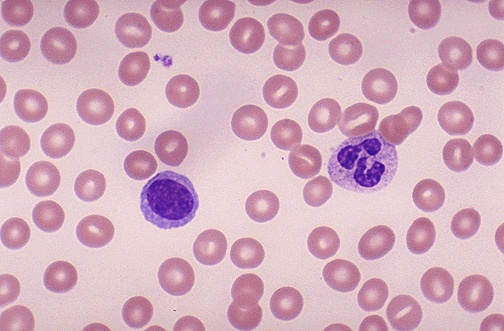
%> input picture Data/normal-lymphocyte-and-neutrophil.jpg, 504 x 331 px
$ octave Analysing_SMEAR_Images.m   (GNU Octave 9; MATLAB toolbox functions it lacks are replaced by stand-ins)
%> lines starting %> are read from the running program, lines starting %| are printed output that depends on the picture
### CountCircles.m
function [CircleCenter, CircleRad] = CountCircles(Image, RadMin, RadMax)
    [accum, CircleCenter, CircleRad] = CircularHough_Grd(Image,[RadMin,RadMax]);
    circ_h = viscircles(CircleCenter,CircleRad,'EdgeColor','b');
    title(['Number of detected cells: ' num2str(max(size(CircleCenter)))])
end

### Analysing_SMEAR_Images.m
%% Analysing SMEAR Images
% Description:
% Analysing and extracting information out of SMEAR Images.

clc
clear all
close all hidden
%% Loading and showing data
% Loading data with |uigetfile| function. Loading is done depending on
% file index.

cd .\Data
[Filename,~,FilterIndex] = uigetfile({'*.mat';'*.jpg';'*.bmp'},'Select File');
%> the answer given: normal-lymphocyte-and-neutrophil.jpg
if((FilterIndex == 1) || (FilterIndex == 3))
    img = importdata(Filename);
%> img is the input picture: size 331x504x3 uint8; mean R, G, B 211.9, 173.4, 189.9
elseif(FilterIndex == 2)
    img = imread(Filename);
end
cd ..\

imshow(img);

%% Add Input control of quality
% [8 lines of commented-out code are left out]
%% Analysing Image
% Adjusting Image by improving background and adjusting background

img_gray = rgb2gray(img);
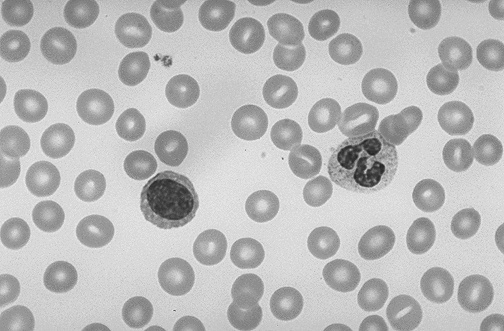
%> img_gray: size 331x504 uint8; min 35, max 238, mean 186.8
background = imopen(img_gray,strel('disk',40));
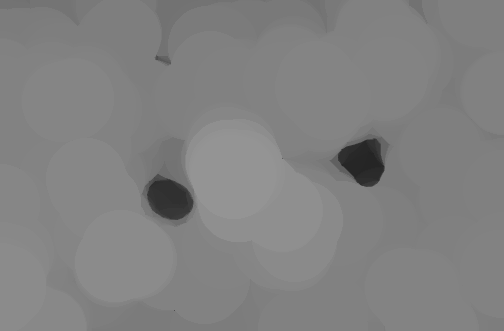
%> background: size 331x504 uint8; min 35, max 148, mean 129.4
img_gray2 = img_gray - background;
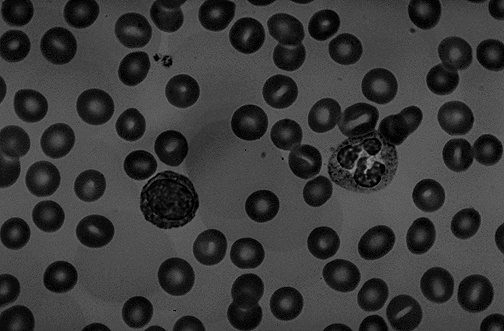
%> img_gray2: size 331x504 uint8; min 0, max 162, mean 57.4
img_gray_comp = imcomplement(img_gray2);
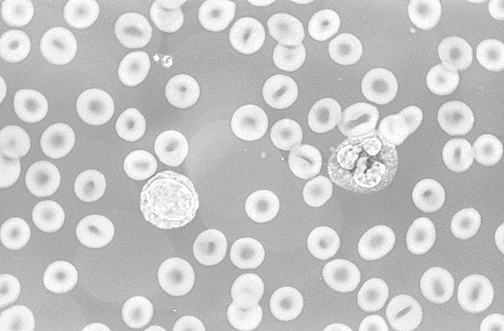
%> img_gray_comp: size 331x504 uint8; min 93, max 255, mean 197.6
img_adjust = imadjust(img_gray_comp);
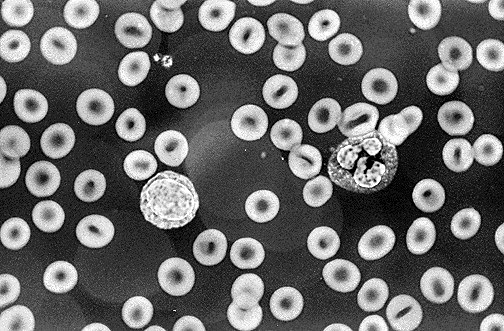
%> img_adjust: size 331x504 uint8; min 0, max 255, mean 104.7

background2 = imopen(img_adjust,strel('disk',15));
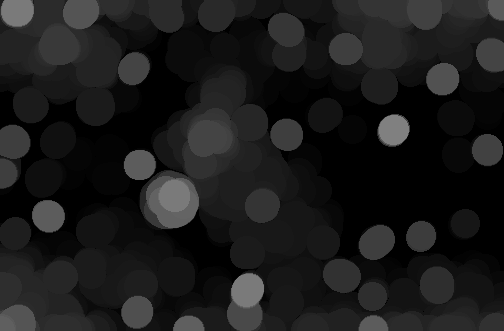
%> background2: size 331x504 uint8; min 0, max 128, mean 27.1
img_adjust2 = img_adjust - background;
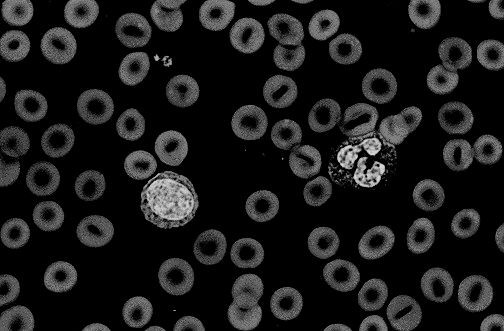
%> img_adjust2: size 331x504 uint8; min 0, max 220, mean 26.8

%% Counting circles
% Defining min and max radii and using Hough transform for detecting
% circles.

RadMin = 10;
RadMax = 25;
[CircleCenter, CircleRad] = CountCircles(img_adjust, RadMin, RadMax);
%> the run ends on the next line
